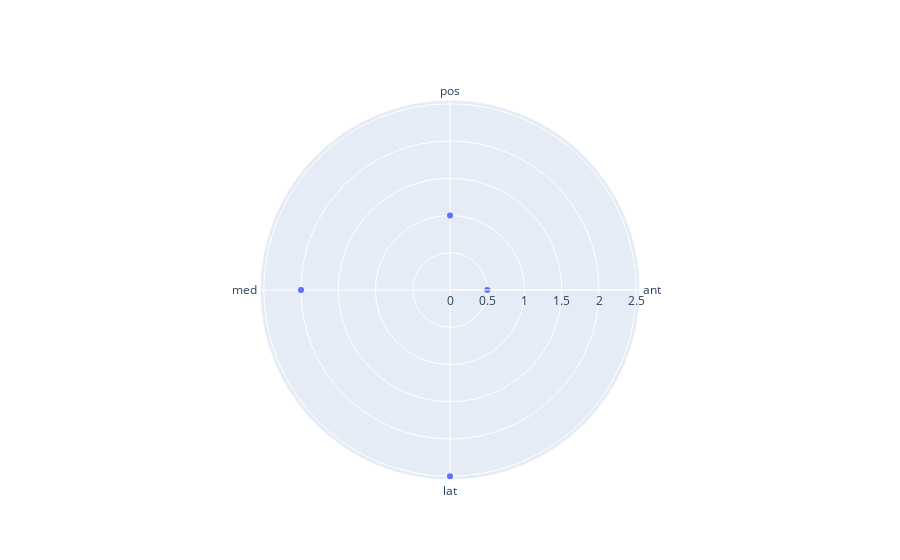

Notebook code for this chart:
### Code cell
import plotly.graph_objects as go

fig = go.Figure(data=
    go.Scatterpolar(
        r = [0.5,1,2,2.5,3,4],
        theta = ['ant','pos','med','lat'],
        mode = 'markers',
    ))

fig.update_layout(showlegend=False)
fig.show()

### Figure 1 — Plotly figure (JSON) as saved in the notebook; plotly's stock layout.template omitted (floating-point values rounded to 4 significant figures)
{"data": [{"mode": "markers", "r": [0.5, 1, 2, 2.5, 3, 4], "theta": ["ant", "pos", "med", "lat"], "type": "scatterpolar"}], "layout": {"showlegend": false}}
